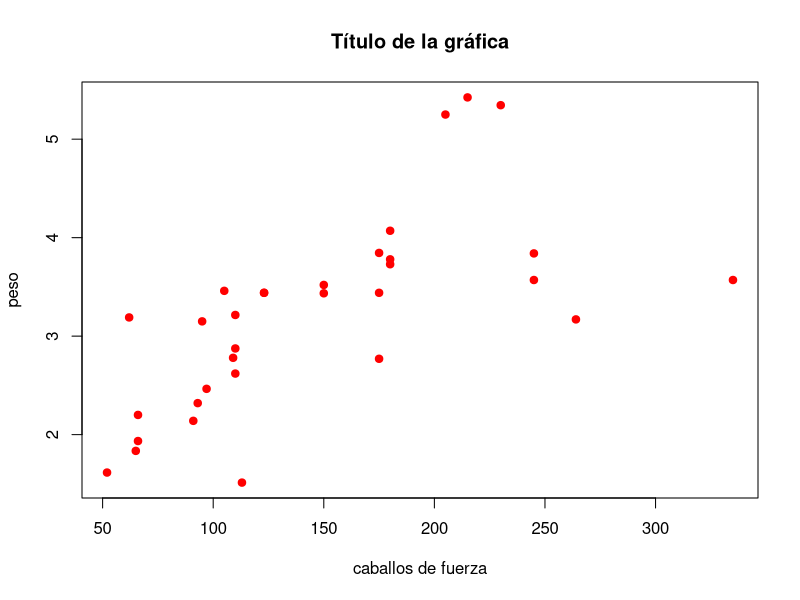
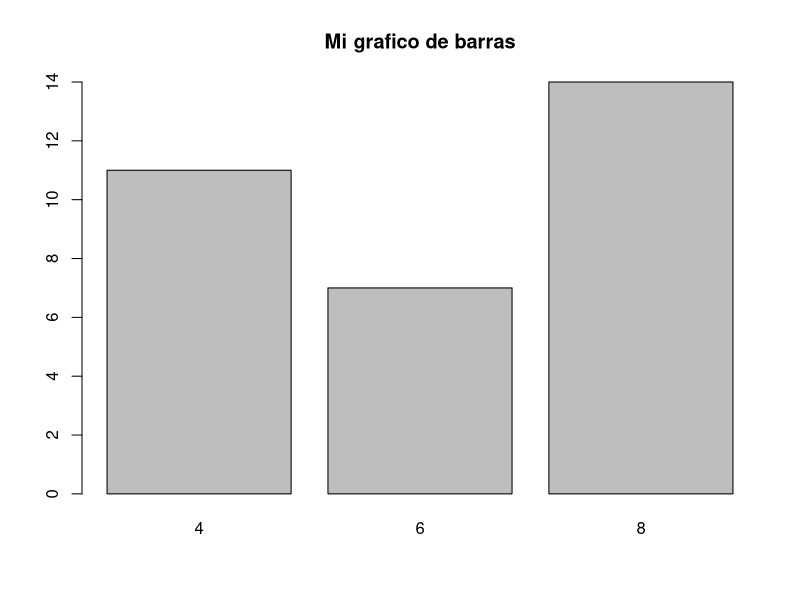
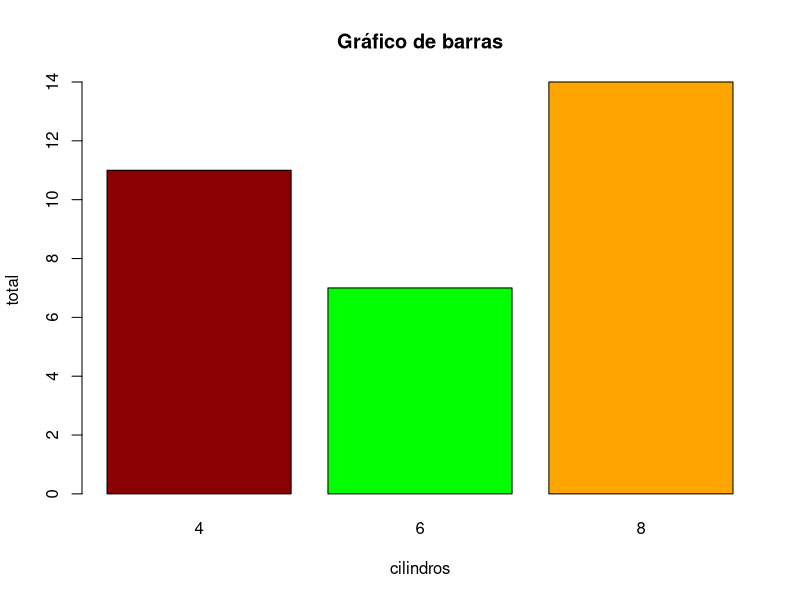
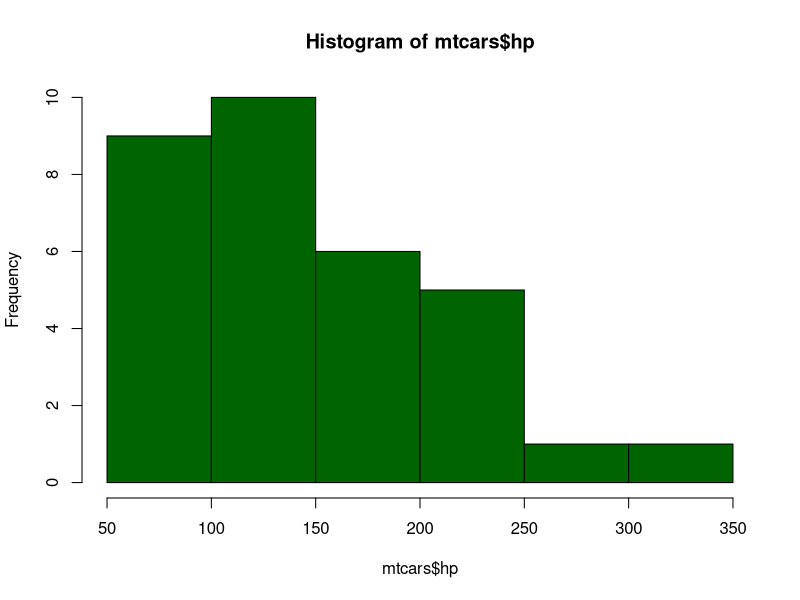
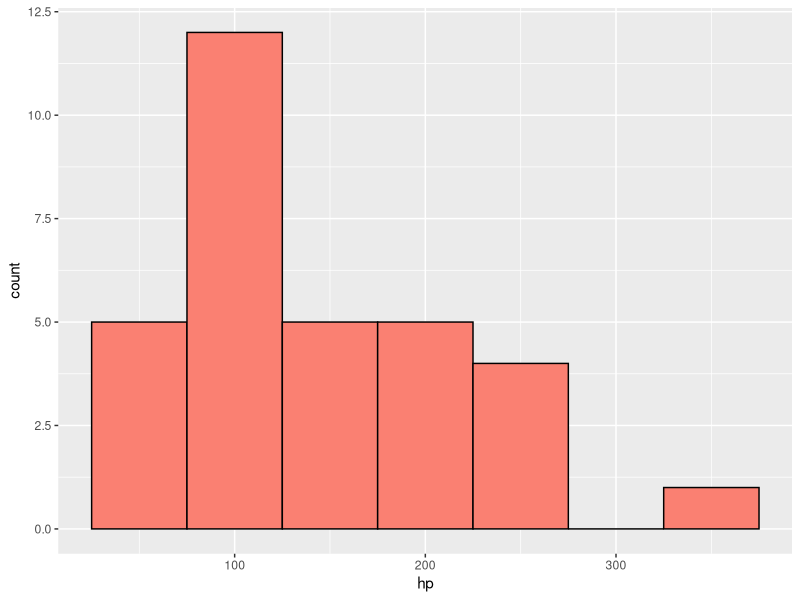
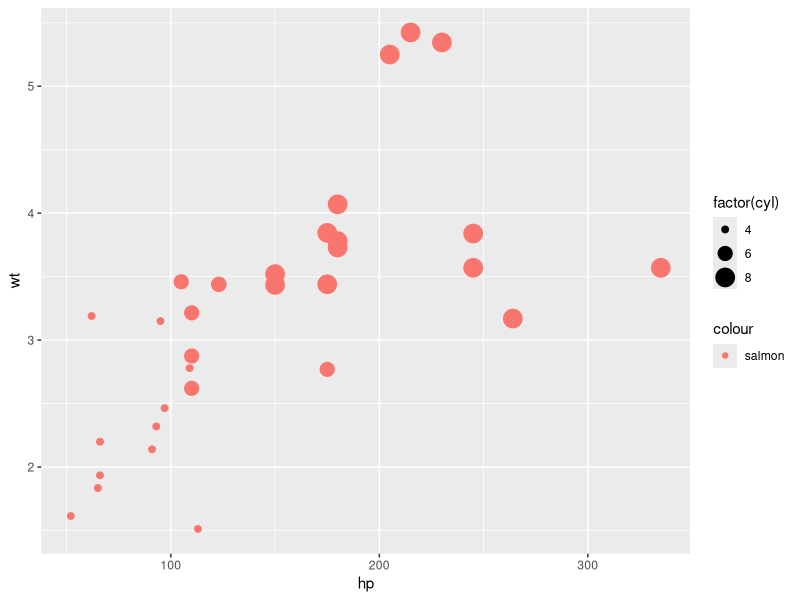
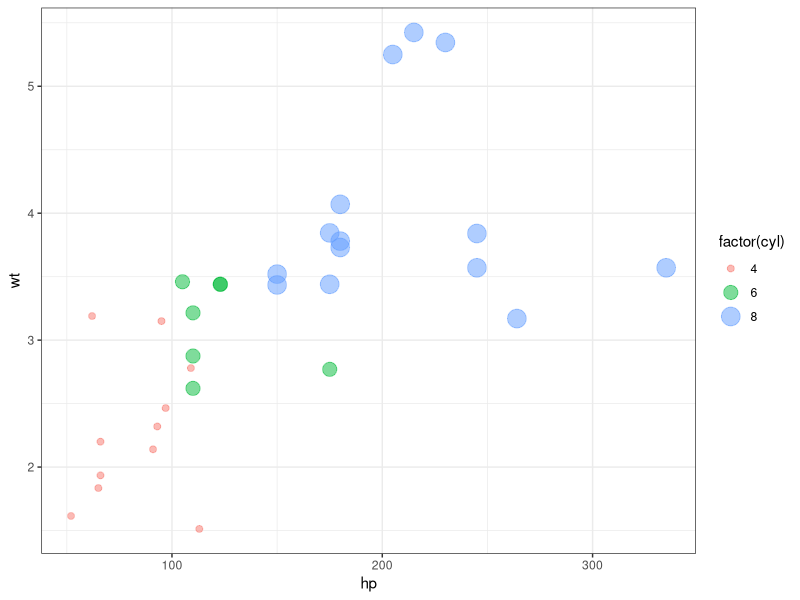

Write the R code that produced these figures, in order.
##### Introduccion a graficos

data(mtcars)

########### nubes de puntos

plot(x=mtcars$hp, y=mtcars$wt, main = "Título de la gráfica",
     xlab="caballos de fuerza",
     ylab="peso",col="red", pch = 19)

###### Grafico de barras

#fucion table() cuenta cuantos valores hay de cada tipo en un vector
count_cyl<-table(mtcars$cyl)

#la grafica de barras con la variable count
barplot(count_cyl, main = "Mi grafico de barras")

#otra forma de grafico de barras
barplot(count_cyl,main="Gráfico de barras",
        xlab="cilindros",ylab = "total",
        col = c("darkred","green","orange"))

#Histograma
hist(mtcars$hp,col = "darkgreen", breaks = 5)


########################################################################
############ paqueterias

#instalacion de pqueteria
#install.packages("ggplot2") #no volver a correr!

#2do paso: Llamar a la paquteria
library(ggplot2)

#### Histograma con ggplot
ggplot(data = mtcars, aes(x=hp)) +
  geom_histogram(fill = "salmon",col = "black", binwidth = 50)

### Nube de puntos con ggplot
ggplot(data = mtcars, aes(x=hp,y=wt)) +
  geom_point(aes(col="salmon",size = factor(cyl)))

#otras configuraciones
ggplot(data = mtcars, aes(x=hp,y=wt)) +
  geom_point(aes(col=factor(cyl),size = factor(cyl)),alpha=0.5) +
  theme_bw()
